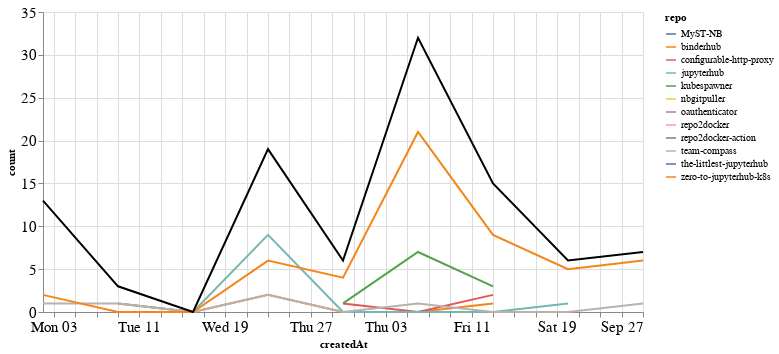

Source (notebook cell):
### Markdown cell above
## Comments

### Code cell
comments_time = comments.groupby('repo').resample('W', on='createdAt').count()['author'].reset_index()
comments_time = comments_time.rename(columns={'author': 'count'})
comments_time_total = comments_time.groupby('createdAt').agg({"count": "sum"}).reset_index()
ch1 = alt.Chart(comments_time, width=600).mark_line().encode(
    x='createdAt',
    y='count',
    color='repo',
    tooltip="repo"
)

ch2 = alt.Chart(comments_time_total, width=600).mark_line(color="black").encode(
    x='createdAt',
    y='count',
)

ch1 + ch2

### Figure 1 — Vega-Lite specification as saved in the notebook (floating-point values rounded to 4 significant figures)
{"config": {"axisLeft": {"labelFontSize": 15}, "axisBottom": {"labelFontSize": 15}}, "layer": [{"data": {"name": "data-3ebe3598151cb8589dd265ff64365b27"}, "mark": "line", "encoding": {"color": {"type": "nominal", "field": "repo"}, "tooltip": {"type": "nominal", "field": "repo"}, "x": {"type": "temporal", "field": "createdAt"}, "y": {"type": "quantitative", "field": "count"}}, "width": 600}, {"data": {"name": "data-49b578849a5f3e3c2725e1a0d24df6eb"}, "mark": {"type": "line", "color": "black"}, "encoding": {"x": {"type": "temporal", "field": "createdAt"}, "y": {"type": "quantitative", "field": "count"}}, "width": 600}], "$schema": "https://vega.github.io/schema/vega-lite/v4.8.1.json", "datasets": {"data-3ebe3598151cb8589dd265ff64365b27": [{"repo": "MyST-NB", "createdAt": "2020-08-02T00:00:00", "count": 2}, {"repo": "binderhub", "createdAt": "2020-08-09T00:00:00", "count": 1}, {"repo": "binderhub", "createdAt": "2020-08-16T00:00:00", "count": 0}, {"repo": "binderhub", "createdAt": "2020-08-23T00:00:00", "count": 2}, {"repo": "binderhub", "createdAt": "2020-08-30T00:00:00", "count": 0}, {"repo": "binderhub", "createdAt": "2020-09-06T00:00:00", "count": 0}, {"repo": "binderhub", "createdAt": "2020-09-13T00:00:00", "count": 1}, {"repo": "configurable-http-proxy", "createdAt": "2020-08-30T00:00:00", "count": 1}, {"repo": "configurable-http-proxy", "createdAt": "2020-09-06T00:00:00", "count": 0}, {"repo": "configurable-http-proxy", "createdAt": "2020-09-13T00:00:00", "count": 2}, {"repo": "jupyterhub", "createdAt": "2020-08-09T00:00:00", "count": 1}, {"repo": "jupyterhub", "createdAt": "2020-08-16T00:00:00", "count": 0}, {"repo": "jupyterhub", "createdAt": "2020-08-23T00:00:00", "count": 9}, {"repo": "jupyterhub", "createdAt": "2020-08-30T00:00:00", "count": 0}, {"repo": "jupyterhub", "createdAt": "2020-09-06T00:00:00", "count": 0}, {"repo": "jupyterhub", "createdAt": "2020-09-13T00:00:00", "count": 0}, {"repo": "jupyterhub", "createdAt": "2020-09-20T00:00:00", "count": 1}, {"repo": "kubespawner", "createdAt": "2020-08-30T00:00:00", "count": 1}, {"repo": "kubespawner", "createdAt": "2020-09-06T00:00:00", "count": 7}, {"repo": "kubespawner", "createdAt": "2020-09-13T00:00:00", "count": 3}, {"repo": "nbgitpuller", "createdAt": "2020-08-02T00:00:00", "count": 5}, {"repo": "oauthenticator", "createdAt": "2020-09-06T00:00:00", "count": 1}, {"repo": "repo2docker", "createdAt": "2020-09-06T00:00:00", "count": 1}, {"repo": "repo2docker-action", "createdAt": "2020-08-02T00:00:00", "count": 3}, {"repo": "team-compass", "createdAt": "2020-08-02T00:00:00", "count": 1}, {"repo": "team-compass", "createdAt": "2020-08-09T00:00:00", "count": 1}, {"repo": "team-compass", "createdAt": "2020-08-16T00:00:00", "count": 0}, {"repo": "team-compass", "createdAt": "2020-08-23T00:00:00", "count": 2}, {"repo": "team-compass", "createdAt": "2020-08-30T00:00:00", "count": 0}, {"repo": "team-compass", "createdAt": "2020-09-06T00:00:00", "count": 1}, {"repo": "team-compass", "createdAt": "2020-09-13T00:00:00", "count": 0}, {"repo": "team-compass", "createdAt": "2020-09-20T00:00:00", "count": 0}, {"repo": "team-compass", "createdAt": "2020-09-27T00:00:00", "count": 1}, {"repo": "the-littlest-jupyterhub", "createdAt": "2020-09-06T00:00:00", "count": 1}, {"repo": "zero-to-jupyterhub-k8s", "createdAt": "2020-08-02T00:00:00", "count": 2}, {"repo": "zero-to-jupyterhub-k8s", "createdAt": "2020-08-09T00:00:00", "count": 0}, {"repo": "zero-to-jupyterhub-k8s", "createdAt": "2020-08-16T00:00:00", "count": 0}, {"repo": "zero-to-jupyterhub-k8s", "createdAt": "2020-08-23T00:00:00", "count": 6}, {"repo": "zero-to-jupyterhub-k8s", "createdAt": "2020-08-30T00:00:00", "count": 4}, {"repo": "zero-to-jupyterhub-k8s", "createdAt": "2020-09-06T00:00:00", "count": 21}, {"repo": "zero-to-jupyterhub-k8s", "createdAt": "2020-09-13T00:00:00", "count": 9}, {"repo": "zero-to-jupyterhub-k8s", "createdAt": "2020-09-20T00:00:00", "count": 5}, {"repo": "zero-to-jupyterhub-k8s", "createdAt": "2020-09-27T00:00:00", "count": 6}], "data-49b578849a5f3e3c2725e1a0d24df6eb": [{"createdAt": "2020-08-02T00:00:00", "count": 13}, {"createdAt": "2020-08-09T00:00:00", "count": 3}, {"createdAt": "2020-08-16T00:00:00", "count": 0}, {"createdAt": "2020-08-23T00:00:00", "count": 19}, {"createdAt": "2020-08-30T00:00:00", "count": 6}, {"createdAt": "2020-09-06T00:00:00", "count": 32}, {"createdAt": "2020-09-13T00:00:00", "count": 15}, {"createdAt": "2020-09-20T00:00:00", "count": 6}, {"createdAt": "2020-09-27T00:00:00", "count": 7}]}}
